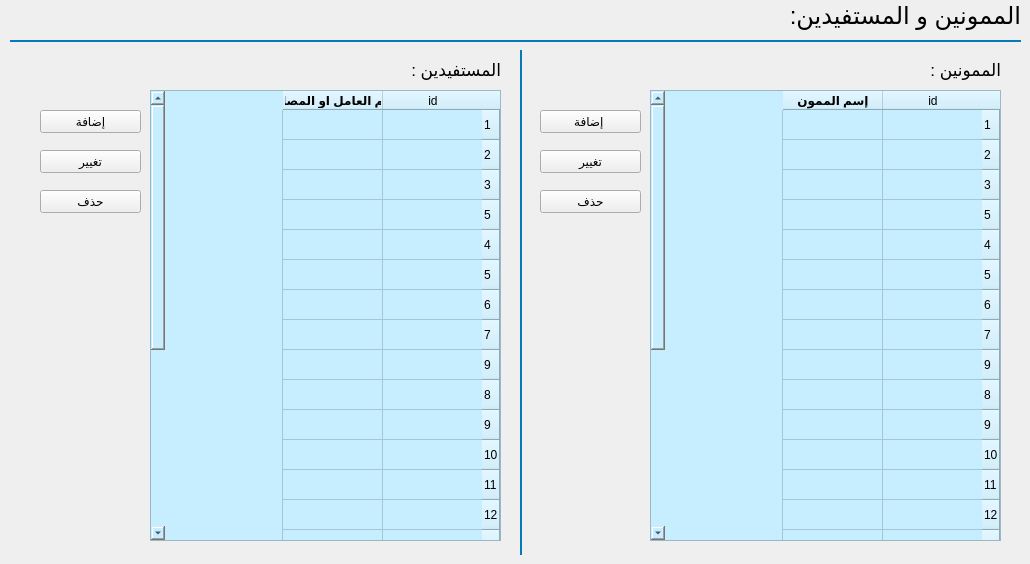
            <widget class="QWidget" name="home">
             <widget class="QLabel" name="label">
              <property name="geometry">
               <rect>
                <x>760</x>
                <y>0</y>
                <width>261</width>
                <height>31</height>
               </rect>
              </property>
              <property name="font">
               <font>
                <pointsize>18</pointsize>
               </font>
              </property>
              <property name="layoutDirection">
               <enum>Qt::RightToLeft</enum>
              </property>
              <property name="text">
               <string>الممونين و المستفيدين:</string>
              </property>
             </widget>
             <widget class="QWidget" name="widget" native="true">
              <property name="geometry">
               <rect>
                <x>10</x>
                <y>40</y>
                <width>1011</width>
                <height>2</height>
               </rect>
              </property>
              <property name="sizePolicy">
               <sizepolicy hsizetype="Preferred" vsizetype="Fixed">
                <horstretch>0</horstretch>
                <verstretch>0</verstretch>
               </sizepolicy>
              </property>
              <property name="minimumSize">
               <size>
                <width>0</width>
                <height>2</height>
               </size>
              </property>
              <property name="maximumSize">
               <size>
                <width>16777215</width>
                <height>2</height>
               </size>
              </property>
              <property name="styleSheet">
               <string notr="true">background-color: rgb(5, 122, 185);</string>
              </property>
             </widget>
             <widget class="QWidget" name="widget_10" native="true">
              <property name="geometry">
               <rect>
                <x>520</x>
                <y>50</y>
                <width>2</width>
                <height>505</height>
               </rect>
              </property>
              <property name="sizePolicy">
               <sizepolicy hsizetype="Preferred" vsizetype="Fixed">
                <horstretch>0</horstretch>
                <verstretch>0</verstretch>
               </sizepolicy>
              </property>
              <property name="minimumSize">
               <size>
                <width>2</width>
                <height>20</height>
               </size>
              </property>
              <property name="maximumSize">
               <size>
                <width>2</width>
                <height>16777215</height>
               </size>
              </property>
              <property name="styleSheet">
               <string notr="true">background-color: rgb(5, 122, 185);</string>
              </property>
             </widget>
             <widget class="QLabel" name="label_11">
              <property name="geometry">
               <rect>
                <x>880</x>
                <y>60</y>
                <width>121</width>
                <height>20</height>
               </rect>
              </property>
              <property name="font">
               <font>
                <pointsize>13</pointsize>
               </font>
              </property>
              <property name="layoutDirection">
               <enum>Qt::RightToLeft</enum>
              </property>
              <property name="text">
               <string>الممونين :</string>
              </property>
             </widget>
             <widget class="QTableWidget" name="tableWidget_3">
              <property name="geometry">
               <rect>
                <x>650</x>
                <y>90</y>
                <width>351</width>
                <height>451</height>
               </rect>
              </property>
              <property name="cursor" stdset="0">
               <cursorShape>ForbiddenCursor</cursorShape>
              </property>
              <property name="layoutDirection">
               <enum>Qt::RightToLeft</enum>
              </property>
              <property name="styleSheet">
               <string notr="true">background-color: rgb(199, 238, 255);</string>
              </property>
              <property name="editTriggers">
               <set>QAbstractItemView::NoEditTriggers</set>
              </property>
              <property name="selectionMode">
               <enum>QAbstractItemView::SingleSelection</enum>
              </property>
              <row>
               <property name="text">
                <string>1</string>
               </property>
              </row>
              <row>
               <property name="text">
                <string>2</string>
               </property>
              </row>
              <row>
               <property name="text">
                <string>3</string>
               </property>
              </row>
              <row>
               <property name="text">
                <string>5</string>
               </property>
              </row>
              <row>
               <property name="text">
                <string>4</string>
               </property>
              </row>
              <row>
               <property name="text">
                <string>5</string>
               </property>
              </row>
              <row>
               <property name="text">
                <string>6</string>
               </property>
              </row>
              <row>
               <property name="text">
                <string>7</string>
               </property>
              </row>
              <row>
               <property name="text">
                <string>9</string>
               </property>
              </row>
              <row>
               <property name="text">
                <string>8</string>
               </property>
              </row>
              <row>
               <property name="text">
                <string>9</string>
               </property>
              </row>
              <row>
               <property name="text">
                <string>10</string>
               </property>
              </row>
              <row>
               <property name="text">
                <string>11</string>
               </property>
              </row>
              <row>
               <property name="text">
                <string>12</string>
               </property>
              </row>
              <row>
               <property name="text">
                <string>13</string>
               </property>
              </row>
              <row>
               <property name="text">
                <string>14</string>
               </property>
              </row>
              <row>
               <property name="text">
                <string>15</string>
               </property>
              </row>
              <row>
               <property name="text">
                <string>16</string>
               </property>
              </row>
              <row>
               <property name="text">
                <string>17</string>
               </property>
              </row>
              <row>
               <property name="text">
                <string>18</string>
               </property>
              </row>
              <row>
               <property name="text">
                <string>19</string>
               </property>
              </row>
              <row>
               <property name="text">
                <string>20</string>
               </property>
              </row>
              <row>
               <property name="text">
                <string>21</string>
               </property>
              </row>
              <row>
               <property name="text">
                <string>23</string>
               </property>
              </row>
              <column>
               <property name="text">
                <string>id</string>
               </property>
              </column>
              <column>
               <property name="text">
                <string>إسم الممون</string>
               </property>
               <property name="font">
                <font>
                 <weight>75</weight>
                 <bold>true</bold>
                </font>
               </property>
              </column>
             </widget>
             <widget class="QPushButton" name="pushButton_12">
              <property name="geometry">
               <rect>
                <x>540</x>
                <y>110</y>
                <width>101</width>
                <height>23</height>
               </rect>
              </property>
              <property name="text">
               <string>إضافة </string>
              </property>
             </widget>
             <widget class="QPushButton" name="pushButton_13">
              <property name="geometry">
               <rect>
                <x>540</x>
                <y>150</y>
                <width>101</width>
                <height>23</height>
               </rect>
              </property>
              <property name="text">
               <string>تغيير</string>
              </property>
             </widget>
             <widget class="QPushButton" name="pushButton_14">
              <property name="geometry">
               <rect>
                <x>540</x>
                <y>190</y>
                <width>101</width>
                <height>23</height>
               </rect>
              </property>
              <property name="text">
               <string>حذف</string>
              </property>
             </widget>
             <widget class="QPushButton" name="pushButton_15">
              <property name="geometry">
               <rect>
                <x>40</x>
                <y>110</y>
                <width>101</width>
                <height>23</height>
               </rect>
              </property>
              <property name="text">
               <string>إضافة</string>
              </property>
             </widget>
             <widget class="QLabel" name="label_12">
              <property name="geometry">
               <rect>
                <x>380</x>
                <y>60</y>
                <width>121</width>
                <height>20</height>
               </rect>
              </property>
              <property name="font">
               <font>
                <pointsize>13</pointsize>
               </font>
              </property>
              <property name="layoutDirection">
               <enum>Qt::RightToLeft</enum>
              </property>
              <property name="text">
               <string>المستفيدين :</string>
              </property>
             </widget>
             <widget class="QPushButton" name="pushButton_16">
              <property name="geometry">
               <rect>
                <x>40</x>
                <y>150</y>
                <width>101</width>
                <height>23</height>
               </rect>
              </property>
              <property name="text">
               <string>تغيير</string>
              </property>
             </widget>
             <widget class="QPushButton" name="pushButton_17">
              <property name="geometry">
               <rect>
                <x>40</x>
                <y>190</y>
                <width>101</width>
                <height>23</height>
               </rect>
              </property>
              <property name="text">
               <string>حذف</string>
              </property>
             </widget>
             <widget class="QTableWidget" name="tableWidget_4">
              <property name="geometry">
               <rect>
                <x>150</x>
                <y>90</y>
                <width>351</width>
                <height>451</height>
               </rect>
              </property>
              <property name="cursor" stdset="0">
               <cursorShape>ForbiddenCursor</cursorShape>
              </property>
              <property name="layoutDirection">
               <enum>Qt::RightToLeft</enum>
              </property>
              <property name="styleSheet">
               <string notr="true">background-color: rgb(199, 238, 255);</string>
              </property>
              <property name="editTriggers">
               <set>QAbstractItemView::NoEditTriggers</set>
              </property>
              <property name="selectionMode">
               <enum>QAbstractItemView::SingleSelection</enum>
              </property>
              <row>
               <property name="text">
                <string>1</string>
               </property>
              </row>
              <row>
               <property name="text">
                <string>2</string>
               </property>
              </row>
              <row>
               <property name="text">
                <string>3</string>
               </property>
              </row>
              <row>
               <property name="text">
                <string>5</string>
               </property>
              </row>
              <row>
               <property name="text">
                <string>4</string>
               </property>
              </row>
              <row>
               <property name="text">
                <string>5</string>
               </property>
              </row>
              <row>
               <property name="text">
                <string>6</string>
               </property>
              </row>
              <row>
               <property name="text">
                <string>7</string>
               </property>
              </row>
              <row>
               <property name="text">
                <string>9</string>
               </property>
              </row>
              <row>
               <property name="text">
                <string>8</string>
               </property>
              </row>
              <row>
               <property name="text">
                <string>9</string>
               </property>
              </row>
              <row>
               <property name="text">
                <string>10</string>
               </property>
              </row>
              <row>
               <property name="text">
                <string>11</string>
               </property>
              </row>
              <row>
               <property name="text">
                <string>12</string>
               </property>
              </row>
              <row>
               <property name="text">
                <string>13</string>
               </property>
              </row>
              <row>
               <property name="text">
                <string>14</string>
               </property>
              </row>
              <row>
               <property name="text">
                <string>15</string>
               </property>
              </row>
              <row>
               <property name="text">
                <string>16</string>
               </property>
              </row>
              <row>
               <property name="text">
                <string>17</string>
               </property>
              </row>
              <row>
               <property name="text">
                <string>18</string>
               </property>
              </row>
              <row>
               <property name="text">
                <string>19</string>
               </property>
              </row>
              <row>
               <property name="text">
                <string>20</string>
               </property>
              </row>
              <row>
               <property name="text">
                <string>21</string>
               </property>
              </row>
              <row>
               <property name="text">
                <string>23</string>
               </property>
              </row>
              <column>
               <property name="text">
                <string>id</string>
               </property>
              </column>
              <column>
               <property name="text">
                <string>إسم العامل او المصلحة</string>
               </property>
               <property name="font">
                <font>
                 <weight>75</weight>
                 <bold>true</bold>
                </font>
               </property>
              </column>
             </widget>
            </widget>
